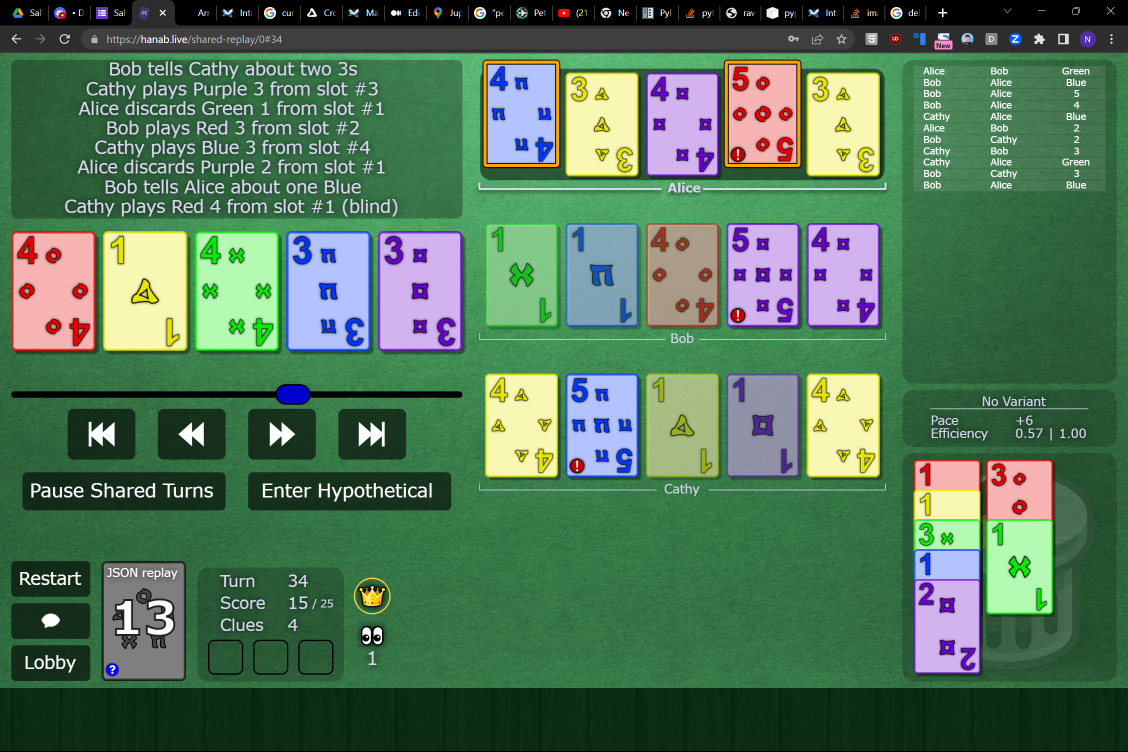
#> input picture input_files/1.png, 2256 x 1504 px (shown at 1/2 size)
$ python crop_screenshot.py
#> lines starting #> are read from the running program, lines starting #| are printed output that depends on the picture
import png, array
from PIL import Image

THREE_PLAYER_BOUNDS = (933, 110, 1805, 1020)


def find_good_bounds(input_path):
#> called with input_path = 'input_files/1.png'
    bounds = (930, 110, 1820, 1020)
    d = {'l': 0, 't': 1, 'r': 2, 'b': 3}
    while True:
        with Image.open(input_path) as im:
#> im is the input picture: PIL image 2256x1504 RGBA; mean R, G, B, A 80.7, 116.5, 87.7, 255
            im.crop(bounds).show()
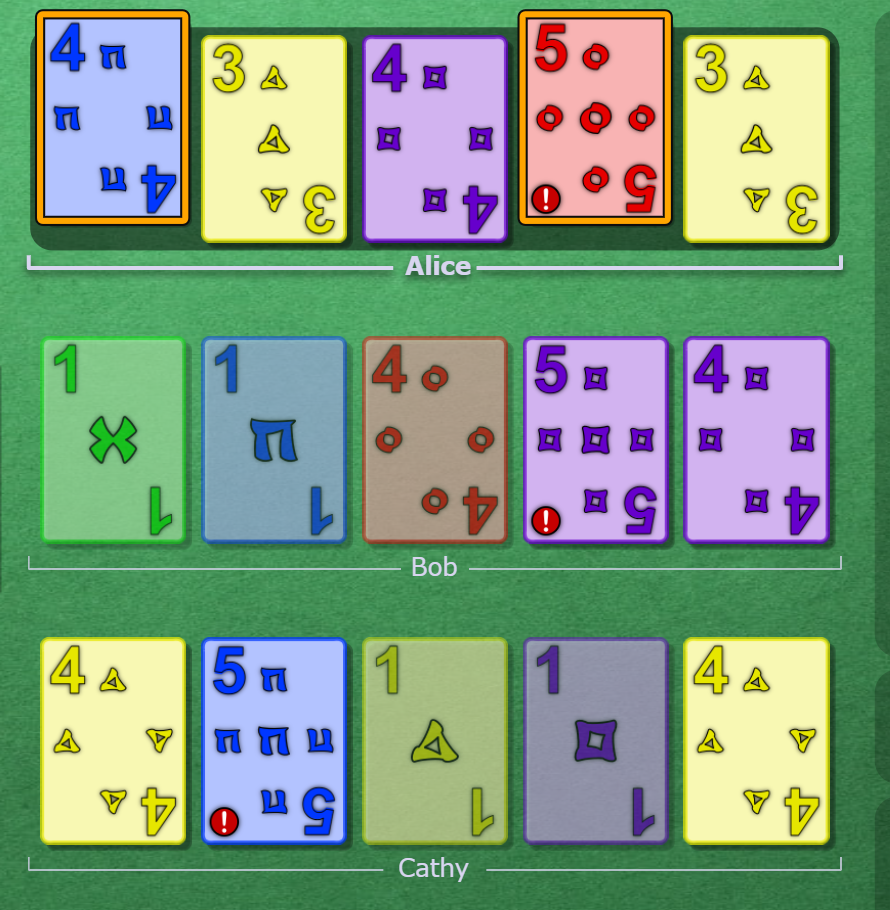
#> shown: PIL image 890x910 RGBA; mean R, G, B, A 129, 157.1, 129.5, 255
#> (the run stopped early here; a loop or call above may not have finished)
